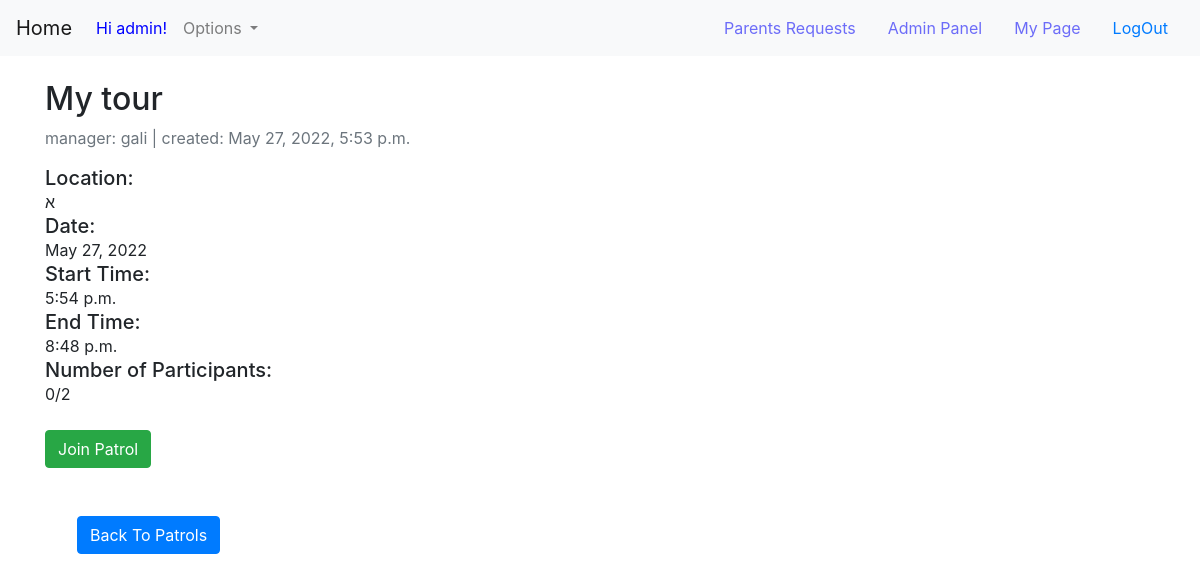
The app's page /patrols/patrol/1/ (signed in), older data.
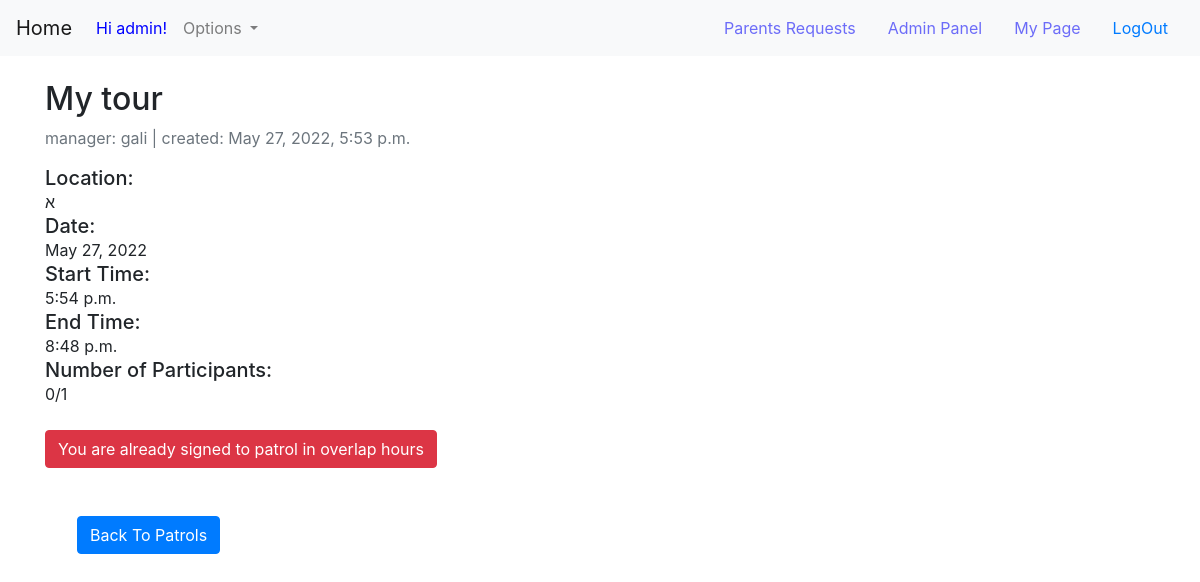
The same page, newer data.
### Patrols/models.py (models this page shows, shortened)
class Patrol(models.Model):
    class PatrolStatus(models.TextChoices):
        CREATION = "Creation"
        ACTIVE = "Active"
        ARCHIVE = "Archive"
    manager = models.ForeignKey(User, on_delete=models.CASCADE, related_name='patrols', null=False)
    title = models.CharField('title', max_length=MEDIUM_STRING)
    patrol_status = models.CharField('patrol status', max_length=MIN_STRING, null=True, choices=PatrolStatus.choices,
                                     default=PatrolStatus.CREATION)
    description = models.TextField('summary', max_length=MAX_STRING, null=True, blank=True)
    time_created = models.DateTimeField('time created', default=current_time, null=False)
    time_updated_last = models.DateTimeField('last updated', default=current_time, null=False)
    location = models.CharField(max_length=MEDIUM_STRING, choices=get_locations(), default=default_neighborhoods[0])
    date = models.DateField('date', default=current_time, null=False)
    start_time = models.TimeField('start time', default=current_time, null=False)
    end_time = models.TimeField('end time', default=current_time() + timezone.timedelta(hours=3), null=False)
    priority = models.IntegerField('priority', default=MAX_PRIORITY, blank=True)
    participants_needed = models.IntegerField('participants needed', default=DEFAULT_PATROL_SIZE)
    reactions = models.ManyToManyField(User, related_name='reactions', blank=True)
    approved_reactions = models.ManyToManyField(User, related_name='approved_reactions', blank=True)
    users_participated = models.ManyToManyField(User, related_name='participants', blank=True)
    update_priority = models.BooleanField(default=False)

### Patrols/views.py (the view, shortened to what this page needs)
# urls.py: path('patrol/<int:patrol_id>/', patrol_page, name='patrol_page'),
def patrol_page(request, patrol_id):
    try:
        patrol = Patrol.objects.get(id=patrol_id)
    except Patrol.DoesNotExist:
        raise Http404(f"Invalid patrol id: {patrol_id}")
    join, msg = canJoin(request.user, patrol)
    context = {
        'patrol': patrol,
        'join': join,
        'msg': msg
    }
    return render(request, 'Patrols/PatrolPage.html', context)

### Patrols/views.py (called while the page is built)
def date_overlap(start1, end1, start2, end2):
    overlaps = start1 <= end2 and end1 >= start2
    if not overlaps:
        return False
    return True

def overlapPatrols(user, patrol):
    registered_patrols = Patrol.objects.filter(approved_reactions__profile__user__id=user.id)
    currentPatrolTime = (patrol.start_time, patrol.end_time)
    for pat in registered_patrols:
        if pat.date == patrol.date:
            my = (pat.start_time, pat.end_time)
            hoursOverlap = date_overlap(currentPatrolTime[0], currentPatrolTime[1], my[0], my[1])
            if hoursOverlap:
                return True
    return False

def canJoin(user, patrol):
    if user in patrol.approved_reactions.all():
        return (False, "You are already signed to this patrol")
    elif patrol.approved_reactions.count() == patrol.participants_needed:
        return (False, "This Patrol Is Full")
    elif overlapPatrols(user, patrol):
        return (False, "You are already signed to patrol in overlap hours")
    return (True, "")

### HomePage/templates/Patrols/PatrolPage.html (shortened to what this page needs)
{% extends 'base.html' %}
{% block content %}
    <br>
    <h2><span >{{ patrol.title }}</span></h2>
     <p class=" text-muted">
        manager: {{ patrol.manager }} | created: {{ patrol.time_created }}
    </p>
    <h5 style="margin:0;padding:0;">Location:</h5> {{ patrol.location }}
    <br>
    <h5 style="margin:0;padding:0;">Date:</h5> {{ patrol.date }}
    <br>
    <h5 style="margin:0;padding:0;">Start Time:</h5> {{ patrol.start_time }}
    <br>
    <h5 style="margin:0;padding:0;">End Time:</h5> {{ patrol.end_time }}
    <br>
    <h5 style="margin:0;padding:0;">Number of Participants:</h5> {{ patrol.approved_reactions.count }}/{{ patrol.participants_needed }}
    <br><br>
    <form method="POST">
        {% if msg %}
            {% if msg == "You are already signed to this patrol" %}
                <h3 style="color: red">{{ msg }}</h3>
                <button type="submit" class="btn btn-danger" onclick="return confirm('Are you sure you want to cancel?')" name="cancel" value="cancel">Cancel</button>
            {% else %}
            <button type="submit" class="btn btn-danger">{{ msg }}</button>
            {% endif %}
        {% else %}
            <button type="submit" class="btn btn-success" onclick="return confirm('Are you sure you want to join?')" name="join" value="join">Join Patrol</button>
        {% endif %}
    </form>
    <br><br>
    <a href="{% url 'parent_patrol' %}" class="btn btn-primary" style="margin-left:2em">Back To Patrols</a>
{% endblock %}

Row changes from the older to the newer data that the page shows:
changed Patrol "My tour": participants_needed "2" → "1"
Text that changed along with them:
{{ msg }}: (not shown) → "You are already signed to patrol in overlap hours"
text no longer shown: "Join Patrol"
